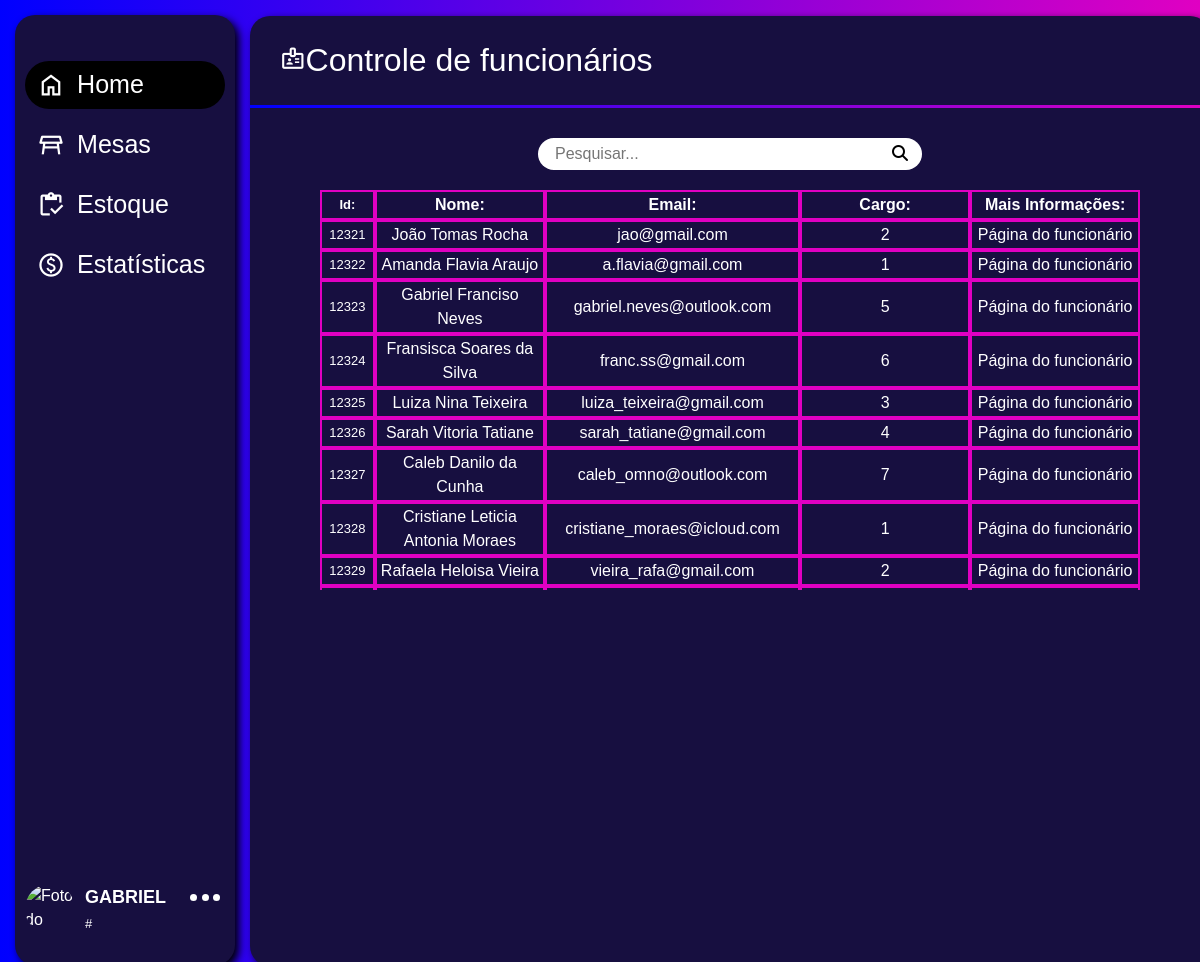
The app's page /ADM/app/pagina-inicial/controle-de-funcionarios/controle_func.php (signed in) with its own data.
### tables this page shows
CREATE TABLE IF NOT EXISTS `funcionarios` (
  `id_func` int NOT NULL AUTO_INCREMENT,
  `id_tipo` int NOT NULL,
  `nome` varchar(255) NOT NULL,
  `cpf_func` char(14) NOT NULL,
  `dta_nasc` date NOT NULL,
  `sexo` varchar(10) NOT NULL,
  `dta_admissao` date NOT NULL,
  `dta_demissao` date DEFAULT NULL,
  `religiao` varchar(50) DEFAULT NULL,
  `tipo_sanguineo` varchar(3) NOT NULL,
  `tel` char(15) NOT NULL,
  `tel_emergencia` char(15) NOT NULL,
  `ctps` char(14) DEFAULT NULL,
  `pis` char(14) DEFAULT NULL,
  `tit_eleitor` char(16) NOT NULL,
  `reservista` char(3) DEFAULT NULL,
  `vr` float(10,2) DEFAULT NULL,
  `vt` float(10,2) DEFAULT NULL,
  `comissao` float(10,2) NOT NULL,
  `conta_bancaria` varchar(50) NOT NULL,
  `habilitado` varchar(10) DEFAULT NULL,
  `email_adm` varchar(100) NOT NULL,
  `senha_adm` varchar(100) NOT NULL,
  `avatar` varchar(50) DEFAULT NULL,
  PRIMARY KEY (`id_func`),
  UNIQUE KEY `cpf_func` (`cpf_func`),
  UNIQUE KEY `tit_eleitor` (`tit_eleitor`),
  UNIQUE KEY `email_adm` (`email_adm`),
  UNIQUE KEY `conta_bancaria` (`conta_bancaria`),
  UNIQUE KEY `ctps` (`ctps`),
  UNIQUE KEY `pis` (`pis`),
  KEY `id_tipo` (`id_tipo`),
  CONSTRAINT `funcionarios_ibfk_1` FOREIGN KEY (`id_tipo`) REFERENCES `tipo` (`id_tipo`) ON DELETE CASCADE ON UPDATE CASCADE
);

### ADM/app/pagina-inicial/controle-de-funcionarios/controle_func.php (the view, shortened to what this page needs)
<?php
include_once(__DIR__ . '/../../../PHP/conn.php');
$nomeFunc = $_SESSION['nome'];
$idFunc = $_SESSION['id_func'];
$parts = explode(" ", $nomeFunc);
$primeiroNome = $parts[0];
$avatar = '../../../../imgbd/' . $_SESSION['avatarSession'];
if(!empty($_GET['search'])){
    $dados = $_GET['search'];
    $sqlc = "SELECT * FROM funcionarios WHERE id_func LIKE '%$dados%' OR email_adm LIKE '%$dados%' OR nome LIKE '%$dados%'";
}else{
    $sqlc = "SELECT * FROM funcionarios";
}
$funcInfo = $sql->query($sqlc);
?>
<!DOCTYPE html>
<html lang="pt-br">
<head>
    <link href="https://cdn.jsdelivr.net/npm/bootstrap@5.3.0-alpha3/dist/css/bootstrap.min.css" rel="stylesheet">
    <link rel="stylesheet" href="../../../assets/css/menu.css">
    <link rel="stylesheet" href="../../../assets/css/paginaInicial/cont-func.css">
</head>
<body>
    <div class="fundo">
        <aside class="sidebar">
            <nav>
                <a href="../home.php">
                    <button class="active">
                        <span>
                            <i class="material-symbols-outlined">home</i>
                            <span>Home</span>
                        </span>
                    </button>
                </a>
                <a href="../../mesas/home_mesa.php">
                    <button>
                        <span>
                            <i class="material-symbols-outlined">table_restaurant</i>
                            <span>Mesas</span>
                        </span>
                    </button>
                </a>
                <a href="../../estoque/estoque.php">
                    <button>
                        <span>
                            <i class="material-symbols-outlined">inventory</i>
                            <span>Estoque</span>
                        </span>
                    </button>
                </a>
                <a href="../../estatisticas/estatisticas.php">
                    <button>
                        <span>
                            <i class="material-symbols-outlined">paid</i>
                            <span>Estatísticas</span>
                        </span>
                    </button>
                </a>
            </nav>
            <header class="sidebar-header">
                <img class="logo-img" src="<?php echo $avatar; ?>" alt="Foto do usuário">
                <span class="dados">
                    <span class="nome"><?php echo $primeiroNome; ?></span>
                    <br>
                    <span class="id">#<?php echo $idFunc; ?></span>
                </span>
                <span id="options">
                    <span class="opcoes">
                        <span class="ball"></span>
                        <span class="ball"></span>
                        <span class="ball"></span>
                    </span>
                </span>
            </header>
        </aside>
        <main class="main">
            <div class="header">
                <div><i class="material-symbols-outlined">badge</i><span>Controle de funcionários</span></div>
            </div>
            <hr>
            <div class="mainArea">
                <div class="searchArea">
                    <form action="" method="get">
                        <div class="row">
                            <div class="col-10">
                                <input type="text" name="search" placeholder="Pesquisar..." class="searchBar" id="search" />
                            </div>
                            <div class="col-2">
                                <button type="button" class="searchButton" onclick="pesquisardados()">
                                    <i class="fa-solid fa-magnifying-glass"></i>
                                </button>
                            </div>
                        </div>
                    </form>
                </div>
                <div class="tabela">
                    <table id="tabelaReal" style="border-radius: 10px;">
                        <thead>
                            <th class="id">Id:</th>
                            <th>Nome:</th>
                            <th class="email">Email:</th>
                            <th>Cargo:</th>
                            <th>Mais Informações:</th>
                        </thead>
                        <tbody>
                            <?php
                            foreach($funcInfo as $funcInfos): ?>
                            <tr>
                                <td class="id"><?php echo $funcInfos['id_func']; ?></td>
                                <td><?php echo $funcInfos['nome']; ?></td>
                                <td class="email"><?php echo $funcInfos['email_adm']; ?></td>
                                <td><?php echo $funcInfos['id_tipo']; ?></td>
                                <td class="moreOptions"><a href="pagina-do-funcionario/pag_func.php?id_func=<?php echo $funcInfos['id_func']; ?>">Página do funcionário</a></td>
                            </tr>
                            <?php endforeach;
                            ?>
                        </tbody>
                    </table>
                </div>
            </div>
        </main>
    </div>
</body>
</html>

### ADM/assets/css/menu.css (style rules this page uses)
:root { --rosa: #E000C2; --azulClaro: #07E8FF; --azul: #0000FF; --azulEscuro:#170F40; --azulDiferenciado:#3214E1; }
* { box-sizing: border-box; }
body { margin: 0; font-family: sans-serif; color: #fff; }
.fundo { position: absolute; background-image: linear-gradient(to left, var(--rosa), var(--azul)); width: 100%; height: 100%; }
.sidebar { position: fixed; background-color: var(--azulEscuro); top: 15px; left: 15px; height: 95%; display: flex; flex-direction: column; align-items: flex-start; width: 220px; padding: 40px 10px 30px 10px; border-radius: 20px; box-shadow: 4px 4px 8px black; }
.sidebar-header { display: flex; width: 100%; margin-top: 16px; }
.dados { display: inline-block; margin-left: 10px; }
.nome { font-weight: bold; font-size: 18px; }
.id { font-size: 13px; }
#options { display: flex; justify-content: flex-end; gap: 1; width: 100%; height: 20px; }
.opcoes { text-align: center; width: 40px; height: 20px; z-index: 2; cursor: pointer; }
.ball { display: inline-block; background-color: #fff; width: 7px; height: 7px; border-radius: 50%; cursor: pointer; }
.logo-img { width: 50px; max-height: 50px; border-radius: 50%; object-fit: cover; transition: transform .4s; }
.sidebar button { height: 60px; background: transparent; border: 0; font-family: inherit; color: inherit; cursor: pointer; text-align: left; padding: 0; width: 100%; }
.sidebar button > span { display: inline-flex; align-items: center; gap: 12px; height: 48px; border-radius: 24px; padding: 0 16px 0 12px; line-height: 1; transition: all .2s; width: 100%; font-size: 1.2rem; }
.active > span { background-color: #000; }
.sidebar button i { position: relative; font-size: 28px; transition: .2s; }
.sidebar button span { font-size: 1.4em; }
.sidebar>nav { flex: 1 1 auto; display: flex; flex-direction: column; width: 100%; font-size: .8em; }
.sidebar>nav a { text-decoration: none; color: #FFF; }
.main { margin-left: 250px; margin-top: 16px; height: 95%; width: 80%; border-radius: 20px; background-color: var(--azulEscuro); box-shadow: 4px 4px 8px black; }
.header { margin-left: 30px; padding-top: 20px; padding-bottom: 5px; display: flex; justify-content: space-between; align-items: center; }
.header i { font-size: 1.6em; }
.header span { font-size: 2em; }
.main hr { background-image: linear-gradient(to right, var(--azul), var(--rosa)); height: 3px; border: none; padding: 0px; opacity: 100; }

### ADM/assets/css/paginaInicial/cont-func.css (style rules this page uses)
.tabela { overflow: auto; height: 400px; }
table { border-collapse: separate; border-spacing: 0; margin: auto; height: 100px; }
thead th { position: sticky; top: 0; z-index: 1; background-color: var(--azulEscuro); text-align: center; }
th { border: 2px solid var(--rosa); }
tbody td { width: 170px; border: 2px solid var(--rosa); text-align: center; }
.id { width: 55px; }
.email { width: 240px; }
.moreOptions { transition: .2s; }
.moreOptions>a { color: #fff; text-decoration: none; }
.searchArea { background-color: #fff; margin: auto; margin-top: 30px; margin-bottom: 20px; width: 40%; height: 2em; border-radius: 50px; cursor: text; }
.searchArea>form { width: 100%; height: 2em; }
.searchBar { width: 100%; height: 2em; margin-left: 15px; border: none; }
.searchButton { border: none; background-color: transparent; height: 2em; width: 100%; }

### records on screen
funcionarios: id_func "12321", nome "João Tomas Rocha", email_adm "jao@gmail.com", id_tipo "2"
funcionarios: id_func "12322", nome "Amanda Flavia Araujo", email_adm "a.flavia@gmail.com", id_tipo "1"
funcionarios: id_func "12323", nome "Gabriel Franciso Neves", email_adm "gabriel.neves@outlook.com", id_tipo "5"
funcionarios: id_func "12324", nome "Fransisca Soares da Silva", email_adm "franc.ss@gmail.com", id_tipo "6"
funcionarios: id_func "12325", nome "Luiza Nina Teixeira", email_adm "luiza_teixeira@gmail.com", id_tipo "3"
funcionarios: id_func "12326", nome "Sarah Vitoria Tatiane", email_adm "sarah_tatiane@gmail.com", id_tipo "4"
funcionarios: id_func "12327", nome "Caleb Danilo da Cunha", email_adm "caleb_omno@outlook.com", id_tipo "7"
funcionarios: id_func "12328", nome "Cristiane Leticia Antonia Moraes", email_adm "cristiane_moraes@icloud.com", id_tipo "1"
funcionarios: id_func "12329", nome "Rafaela Heloisa Vieira", email_adm "vieira_rafa@gmail.com", id_tipo "2"

### other values on screen
$primeiroNome "GABRIEL"
